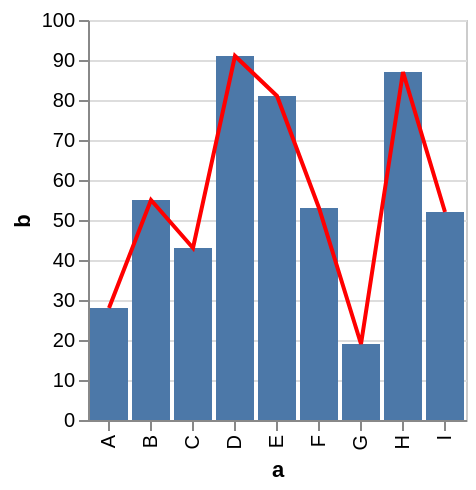

Write a Vega-Lite specification for this figure.
### Vega specification from a JSON file in a GitHub repository (floating-point values rounded to 4 significant figures)
{"$schema": "https://vega.github.io/schema/vega/v3.0.json", "autosize": "pad", "padding": 5, "encode": {"update": {"stroke": {"value": "#ccc"}, "fill": {"value": "transparent"}}}, "data": [{"name": "source_0", "values": [{"a": "A", "b": 28}, {"a": "B", "b": 55}, {"a": "C", "b": 43}, {"a": "D", "b": 91}, {"a": "E", "b": 81}, {"a": "F", "b": 53}, {"a": "G", "b": 19}, {"a": "H", "b": 87}, {"a": "I", "b": 52}]}, {"name": "data_1", "source": "source_0", "transform": [{"type": "formula", "expr": "toNumber(datum[\"b\"])", "as": "b"}, {"type": "filter", "expr": "datum[\"b\"] !== null && !isNaN(datum[\"b\"])"}]}, {"name": "data_2", "source": "source_0", "transform": [{"type": "formula", "expr": "toNumber(datum[\"b\"])", "as": "b"}, {"type": "filter", "expr": "datum[\"b\"] !== null && !isNaN(datum[\"b\"])"}, {"type": "collect", "sort": {"field": "a", "order": "descending"}}]}], "signals": [{"name": "x_step", "value": 21}, {"name": "width", "update": "bandspace(domain('x').length, 0.1, 0.05) * x_step"}, {"name": "height", "update": "200"}], "marks": [{"name": "layer_0_marks", "type": "rect", "role": "bar", "from": {"data": "data_1"}, "encode": {"update": {"x": {"scale": "x", "field": "a"}, "width": {"scale": "x", "band": true}, "y": {"scale": "y", "field": "b"}, "y2": {"scale": "y", "value": 0}, "fill": {"value": "#4c78a8"}}}, "clip": true}, {"name": "layer_1_marks", "type": "line", "from": {"data": "data_2"}, "encode": {"update": {"x": {"scale": "x", "field": "a", "band": 0.5}, "y": {"scale": "y", "field": "b"}, "stroke": {"value": "red"}}}, "clip": true}], "scales": [{"name": "x", "type": "band", "domain": {"fields": [{"data": "data_1", "field": "a"}, {"data": "data_2", "field": "a"}], "sort": true}, "range": {"step": {"signal": "x_step"}}, "round": true, "paddingInner": 0.1, "paddingOuter": 0.05}, {"name": "y", "type": "linear", "domain": {"fields": [{"data": "data_1", "field": "b"}, {"data": "data_2", "field": "b"}], "sort": true}, "range": [{"signal": "height"}, 0], "round": true, "nice": true, "zero": true}], "axes": [{"scale": "x", "orient": "bottom", "tickCount": 5, "title": "a", "zindex": 1, "encode": {"labels": {"update": {"angle": {"value": 270}, "align": {"value": "right"}, "baseline": {"value": "middle"}}}}}, {"scale": "y", "orient": "left", "title": "b", "zindex": 1}, {"scale": "y", "domain": false, "grid": true, "labels": false, "orient": "left", "ticks": false, "zindex": 0, "gridScale": "x"}]}
